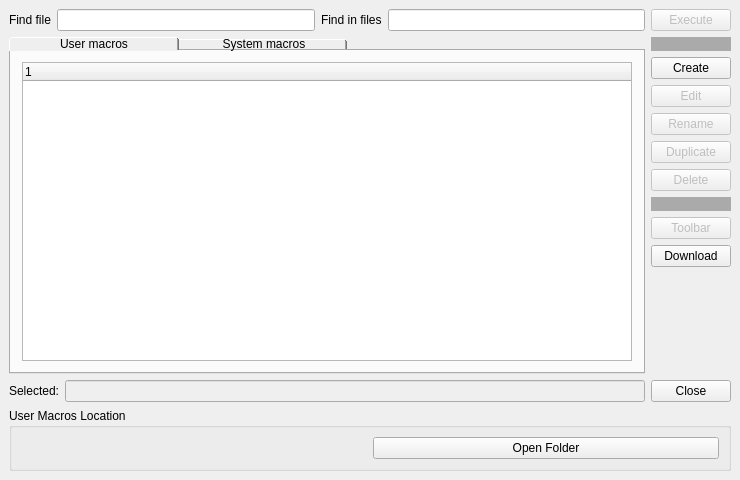
<?xml version="1.0" encoding="UTF-8"?>
<ui version="4.0">
 <class>Gui::Dialog::DlgMacroExecute</class>
 <widget class="QDialog" name="Gui::Dialog::DlgMacroExecute">
  <property name="geometry">
   <rect>
    <x>0</x>
    <y>0</y>
    <width>740</width>
    <height>480</height>
   </rect>
  </property>
  <property name="windowTitle">
   <string>Macros</string>
  </property>
  <property name="minimumWidth">
   <number>740</number>
  </property>
  <property name="modal">
   <bool>true</bool>
  </property>
  <layout class="QVBoxLayout">
   <property name="spacing">
    <number>6</number>
   </property>
   <property name="leftMargin">
    <number>9</number>
   </property>
   <property name="topMargin">
    <number>9</number>
   </property>
   <property name="rightMargin">
    <number>9</number>
   </property>
   <property name="bottomMargin">
    <number>9</number>
   </property>
   <item>
    <layout class="QHBoxLayout">
     <property name="spacing">
      <number>6</number>
     </property>
     <!-- Left: search + list + selected macro name -->
     <item>
      <layout class="QVBoxLayout">
       <property name="spacing">
        <number>6</number>
       </property>
       <item>
        <layout class="QHBoxLayout">
         <item>
          <widget class="QLabel" name="label">
           <property name="text">
            <string>Find file</string>
           </property>
          </widget>
         </item>
         <item>
          <widget class="QLineEdit" name="LineEditFind">
           <property name="toolTip">
            <string>Case-insensitive search for filenames, regular expressions supported</string>
           </property>
          </widget>
         </item>
         <item>
          <widget class="QLabel" name="label1">
           <property name="text">
            <string>Find in files</string>
           </property>
          </widget>
         </item>
         <item>
          <widget class="QLineEdit" name="LineEditFindInFiles">
           <property name="toolTip">
            <string>Filter by file content, case-insensitive. Regular expressions are supported.</string>
           </property>
          </widget>
         </item>
        </layout>
       </item>
       <item>
        <widget class="QTabWidget" name="tabMacroWidget">
         <property name="minimumWidth">
          <number>520</number>
         </property>
         <property name="styleSheet">
          <string>QTabBar::tab { min-width: 150px; padding-left: 10px; padding-right: 10px; }</string>
         </property>
         <property name="tabPosition">
          <enum>QTabWidget::North</enum>
         </property>
         <property name="currentIndex">
          <number>0</number>
         </property>
         <widget class="QWidget" name="userSpecificTab">
          <attribute name="title">
           <string>User macros</string>
          </attribute>
          <layout class="QVBoxLayout" name="verticalLayout_2">
           <item>
            <widget class="QTreeWidget" name="userMacroListBox">
             <property name="sizePolicy">
              <sizepolicy hsizetype="Expanding" vsizetype="Expanding">
               <horstretch>0</horstretch>
               <verstretch>0</verstretch>
              </sizepolicy>
             </property>
             <property name="rootIsDecorated">
              <bool>false</bool>
             </property>
             <column>
              <property name="text">
               <string notr="true">1</string>
              </property>
             </column>
            </widget>
           </item>
          </layout>
         </widget>
         <widget class="QWidget" name="systemWideTag">
          <attribute name="title">
           <string>System macros</string>
          </attribute>
          <layout class="QVBoxLayout" name="verticalLayout">
           <item>
            <widget class="QTreeWidget" name="systemMacroListBox">
             <property name="sizePolicy">
              <sizepolicy hsizetype="Expanding" vsizetype="Expanding">
               <horstretch>0</horstretch>
               <verstretch>0</verstretch>
              </sizepolicy>
             </property>
             <property name="rootIsDecorated">
              <bool>false</bool>
             </property>
             <column>
              <property name="text">
               <string notr="true">1</string>
              </property>
             </column>
            </widget>
           </item>
          </layout>
         </widget>
        </widget>
       </item>
       <item>
        <layout class="QHBoxLayout">
         <item>
          <widget class="QLabel" name="labelMacroName">
           <property name="text">
            <string>Selected:</string>
           </property>
          </widget>
         </item>
         <item>
          <widget class="QLineEdit" name="LineEditMacroName">
           <property name="enabled">
            <bool>false</bool>
           </property>
          </widget>
         </item>
        </layout>
       </item>
      </layout>
     </item>
     <!-- Right: button column -->
     <item>
      <layout class="QVBoxLayout">
       <property name="spacing">
        <number>6</number>
       </property>
       <item>
        <widget class="QPushButton" name="executeButton">
         <property name="enabled">
          <bool>false</bool>
         </property>
         <property name="text">
          <string>Execute</string>
         </property>
        </widget>
       </item>
       <item>
        <widget class="QLabel" name="line1">
         <property name="minimumHeight">
          <number>4</number>
         </property>
         <property name="maximumHeight">
          <number>4</number>
         </property>
         <property name="styleSheet">
          <string>QLabel { background-color: #aaaaaa; }</string>
         </property>
         <property name="text">
          <string/>
         </property>
        </widget>
       </item>
       <item>
        <widget class="QPushButton" name="createButton">
         <property name="enabled">
          <bool>true</bool>
         </property>
         <property name="text">
          <string>Create</string>
         </property>
        </widget>
       </item>
       <item>
        <widget class="QPushButton" name="editButton">
         <property name="enabled">
          <bool>false</bool>
         </property>
         <property name="text">
          <string>Edit</string>
         </property>
        </widget>
       </item>
       <item>
        <widget class="QPushButton" name="renameButton">
         <property name="enabled">
          <bool>false</bool>
         </property>
         <property name="text">
          <string>Rename</string>
         </property>
        </widget>
       </item>
       <item>
        <widget class="QPushButton" name="duplicateButton">
         <property name="enabled">
          <bool>false</bool>
         </property>
         <property name="text">
          <string>Duplicate</string>
         </property>
        </widget>
       </item>
       <item>
        <widget class="QPushButton" name="deleteButton">
         <property name="enabled">
          <bool>false</bool>
         </property>
         <property name="text">
          <string>Delete</string>
         </property>
        </widget>
       </item>
       <item>
        <widget class="QLabel" name="line2">
         <property name="minimumHeight">
          <number>4</number>
         </property>
         <property name="maximumHeight">
          <number>4</number>
         </property>
         <property name="styleSheet">
          <string>QLabel { background-color: #aaaaaa; }</string>
         </property>
         <property name="text">
          <string/>
         </property>
        </widget>
       </item>
       <item>
        <widget class="QPushButton" name="toolbarButton">
         <property name="enabled">
          <bool>false</bool>
         </property>
         <property name="toolTip">
          <string>Launches a guide on how to set up a macro in a custom global toolbar</string>
         </property>
         <property name="text">
          <string>Toolbar</string>
         </property>
        </widget>
       </item>
       <item>
        <widget class="QPushButton" name="addonsButton">
         <property name="enabled">
          <bool>true</bool>
         </property>
         <property name="toolTip">
          <string>Opens the Addon Manager to download macros created by the community</string>
         </property>
         <property name="text">
          <string>Download</string>
         </property>
        </widget>
       </item>
       <item>
        <spacer>
         <property name="orientation">
          <enum>Qt::Vertical</enum>
         </property>
         <property name="sizeType">
          <enum>QSizePolicy::Expanding</enum>
         </property>
         <property name="sizeHint" stdset="0">
          <size>
           <width>20</width>
           <height>40</height>
          </size>
         </property>
        </spacer>
       </item>
       <item>
        <widget class="QPushButton" name="closeButton">
         <property name="text">
          <string>Close</string>
         </property>
        </widget>
       </item>
      </layout>
     </item>
    </layout>
   </item>
   <item>
    <widget class="QGroupBox" name="DestinationGroup">
     <property name="title">
      <string>User Macros Location</string>
     </property>
     <layout class="QHBoxLayout">
      <property name="leftMargin">
       <number>9</number>
      </property>
      <property name="topMargin">
       <number>9</number>
      </property>
      <property name="rightMargin">
       <number>9</number>
      </property>
      <property name="bottomMargin">
       <number>9</number>
      </property>
      <property name="spacing">
       <number>6</number>
      </property>
      <item>
       <widget class="Gui::FileChooser" name="fileChooser">
        <property name="focusPolicy">
         <enum>Qt::StrongFocus</enum>
        </property>
        <property name="mode">
         <enum>Gui::FileChooser::Mode::Directory</enum>
        </property>
       </widget>
      </item>
      <item>
       <widget class="QPushButton" name="folderButton">
        <property name="enabled">
         <bool>true</bool>
        </property>
        <property name="toolTip">
         <string>Opens the macros folder in the system file manager</string>
        </property>
        <property name="text">
         <string>Open Folder</string>
        </property>
       </widget>
      </item>
     </layout>
    </widget>
   </item>
  </layout>
 </widget>
 <layoutdefault spacing="6" margin="11"/>
 <customwidgets>
  <customwidget>
   <class>Gui::FileChooser</class>
   <extends>QWidget</extends>
   <header>Gui/FileDialog.h</header>
  </customwidget>
 </customwidgets>
 <tabstops>
  <tabstop>LineEditFind</tabstop>
  <tabstop>LineEditFindInFiles</tabstop>
  <tabstop>tabMacroWidget</tabstop>
  <tabstop>executeButton</tabstop>
  <tabstop>createButton</tabstop>
  <tabstop>editButton</tabstop>
  <tabstop>renameButton</tabstop>
  <tabstop>duplicateButton</tabstop>
  <tabstop>deleteButton</tabstop>
  <tabstop>toolbarButton</tabstop>
  <tabstop>addonsButton</tabstop>
  <tabstop>closeButton</tabstop>
  <tabstop>fileChooser</tabstop>
  <tabstop>folderButton</tabstop>
 </tabstops>
 <resources/>
 <connections>
  <connection>
   <sender>closeButton</sender>
   <signal>clicked()</signal>
   <receiver>Gui::Dialog::DlgMacroExecute</receiver>
   <slot>reject()</slot>
   <hints>
    <hint type="sourcelabel">
     <x>268</x>
     <y>42</y>
    </hint>
    <hint type="destinationlabel">
     <x>20</x>
     <y>20</y>
    </hint>
   </hints>
  </connection>
  <connection>
   <sender>userMacroListBox</sender>
   <signal>itemDoubleClicked(QTreeWidgetItem*,int)</signal>
   <receiver>Gui::Dialog::DlgMacroExecute</receiver>
   <slot>accept()</slot>
   <hints>
    <hint type="sourcelabel">
     <x>110</x>
     <y>110</y>
    </hint>
    <hint type="destinationlabel">
     <x>281</x>
     <y>281</y>
    </hint>
   </hints>
  </connection>
  <connection>
   <sender>systemMacroListBox</sender>
   <signal>itemDoubleClicked(QTreeWidgetItem*,int)</signal>
   <receiver>Gui::Dialog::DlgMacroExecute</receiver>
   <slot>accept()</slot>
   <hints>
    <hint type="sourcelabel">
     <x>110</x>
     <y>110</y>
    </hint>
    <hint type="destinationlabel">
     <x>281</x>
     <y>281</y>
    </hint>
   </hints>
  </connection>
  <connection>
   <sender>executeButton</sender>
   <signal>clicked()</signal>
   <receiver>Gui::Dialog::DlgMacroExecute</receiver>
   <slot>accept()</slot>
   <hints>
    <hint type="sourcelabel">
     <x>317</x>
     <y>16</y>
    </hint>
    <hint type="destinationlabel">
     <x>302</x>
     <y>319</y>
    </hint>
   </hints>
  </connection>
 </connections>
</ui>
